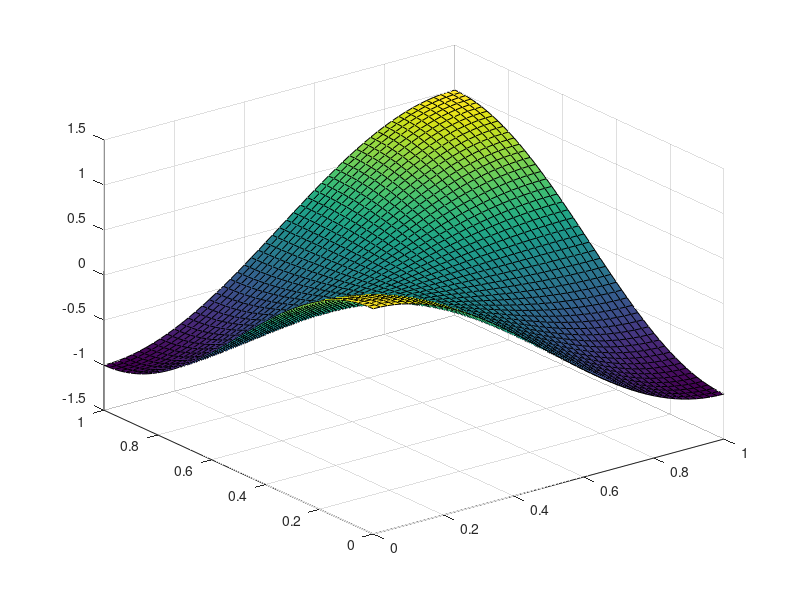
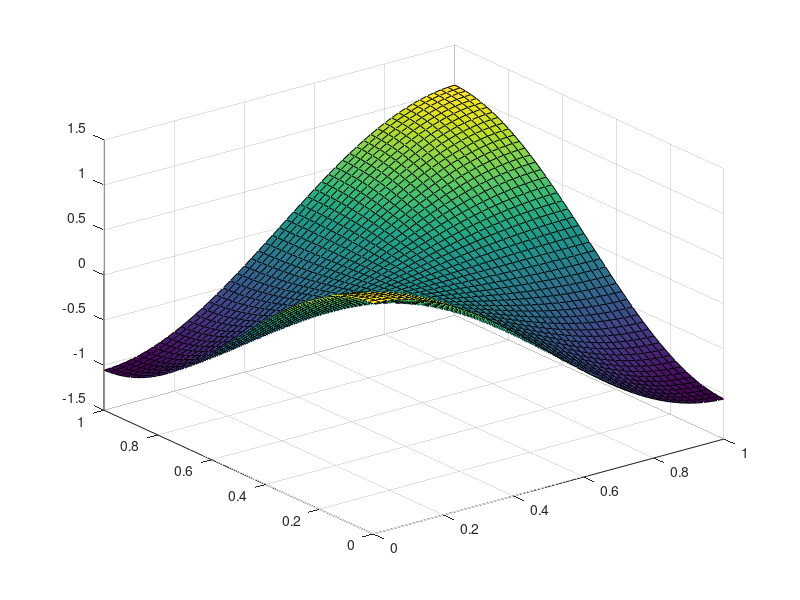
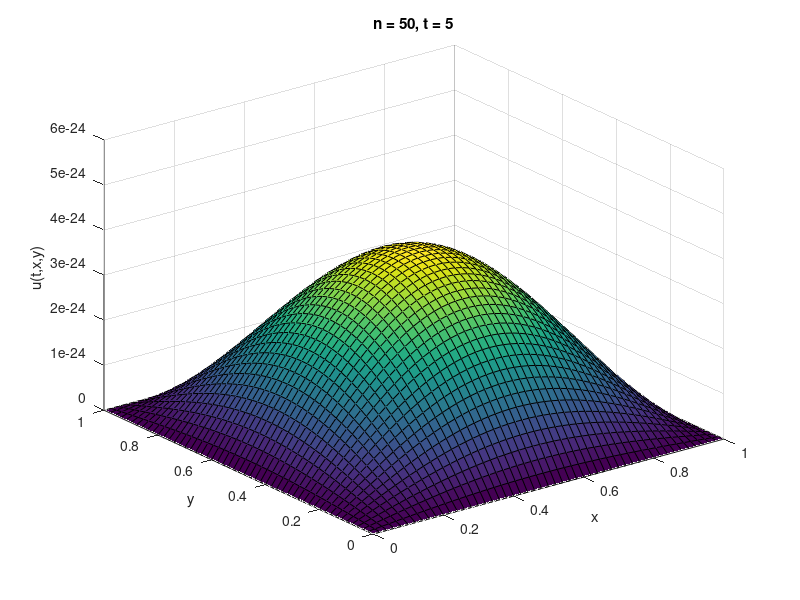

Recreate these plots in MATLAB, in order.
%% PDE CDT Matlab assignment 4
% Name: Aili Shao 

%% Solve  the 2D Helmholtz problem on  [0,1]*[0,1]
% Generate the mesh
N=50; % Number of grid points in each direction
dx=1/N; dy=dx; % grid size
x1d=0:dx:1;  % grid points in x direction
y1d=0:dy:1;  % grid points in y direction
[xx,yy]=meshgrid(x1d,y1d); 
x=xx(:);y=yy(:);


% The exact solution is 
uexact=@(x,y) cos(pi*x).*cos(pi*y); %(note I change the laplace to be -laplace)
% Build the laplacian operator with homogeneous neumann bc

% Build the 1D operator first
      Ix = speye(N+1,N+1);
      e = ones(N+1,1);
      D1xx = spdiags([e  -2*e  e], [-1 0 1], N+1, N+1);
      D1xx(1,2) = 2; % homogeneous neumann bc
      D1xx(N+1,N) = 2;
      D1xx = D1xx/dx^2;
      
      Iy = speye(N+1,N+1);
      e = ones(N+1,1);
      D1yy = spdiags([e  -2*e  e], [-1 0 1], N+1, N+1);
      D1yy(1,2) = 2; % homogeneous neumann bc using central difference
      D1yy(N+1,N) = 2;
      D1yy = D1yy/dy^2;
      
% Generate the 2D laplacian using Kron with Iy, Ix
      Dxx = kron(Iy, D1xx);
      Dyy = kron(D1yy, Ix);
      L = Dxx + Dyy;
      
% Build the rhs
f=@(x,y)(1+2*pi^2)*cos(pi.*x).*cos(pi.*y)
rhs=f(x,y);
M= -L+eye(size(L)); %% I guess you probably forget a minus sign here? 
u=M\rhs;
err=norm(uexact(x,y)-u,inf)
u=reshape(u,size(xx));
figure(1);clf;
surf(xx,yy,u)
 
% We can use forward and backward difference quotients to approximate the
% neumann boundary condition to achieve a symmetric operator matrix



%% Use forward and backward difference quotients to approximate the bc
% Generate the mesh
N=50;
dx=1/N; dy=dx;
x1d=0:dx:1;
y1d=0:dy:1;

[xx,yy]=meshgrid(x1d,y1d);
x=xx(:);y=yy(:);


% The exact solution is 
uexact=@(x,y) cos(pi*x).*cos(pi*y);

% Build the laplacian operator with homoegeneous neumann bc

% Build the 1D operator first
      Ix = speye(N+1,N+1);
      e = ones(N+1,1);
      D1xx = spdiags([e  -2*e  e], [-1 0 1], N+1, N+1);
      D1xx(1,1) = -1;  %homogeneous neumann bc using forward/backward difference
      D1xx(N+1,N+1) = -1; %
      D1xx = D1xx/dx^2;
      
      Iy = speye(N+1,N+1);
      e = ones(N+1,1);
      D1yy = spdiags([e  -2*e  e], [-1 0 1], N+1, N+1);
      D1yy(1,1) = -1;
      D1yy(N+1,N+1) = -1;
      D1yy = D1yy/dy^2;
      
%Generate the 2D laplacian using Kron with Iy, Ix
      Dxx = kron(Iy, D1xx);
      Dyy = kron(D1yy, Ix);
      L = Dxx + Dyy;
      
%Build the rhs
f=@(x,y)(1+2*pi^2)*cos(pi.*x).*cos(pi.*y)
rhs=f(x,y);
M=-L+eye(size(L));
u=M\rhs;
inf_err=norm(u-uexact(x,y),inf)
u=reshape(u,size(xx));
figure(2);clf;
surf(xx,yy,u)
% The order of convergence drops from 2nd order to 1st order.

%% Solve the 2D heat equation 

% Generate the mesh
N=50; % Number of grid points in each direction
dx=1/N; dy=dx;
x1d=0:dx:1;
y1d=0:dy:1;
[xx,yy]=meshgrid(x1d,y1d);
x=xx(:);y=yy(:);
%Initial condition 
initial = @(x,y)exp((x-1/2).^2+(y-1/2).^2);
u0=initial(xx,yy);
figure(3);clf;
surf(xx,yy,u0);
pause;

% Note: your initial guess does not satisfy the dirichlet bc 
% In this case, I build an operator matrix with dimension N-1 instead 
% of N+1 so that I can enforce zero-dirichlet bc later



% Build the laplacian operator with homogeneous dirichlet bc  
% Build the 1D operator first
      Ix = speye(N-1,N-1);
      e = ones(N-1,1);
      D1xx = spdiags([e  -2*e  e], [-1 0 1], N-1, N-1);
      D1xx = D1xx/dx^2;
      
      Iy = speye(N-1,N-1);
      e = ones(N-1,1);
      D1yy = spdiags([e  -2*e  e], [-1 0 1], N-1, N-1);
      D1yy = D1yy/dy^2;
      
% Generate the 2D laplacian using Kron with Iy, Ix
      Dxx = kron(Iy, D1xx);
      Dyy = kron(D1yy, Ix);
      L = Dxx + Dyy;
Tf = 5; k=0.1;
numsteps = Tf/k;
u0(1,:)=[];u0(end,:)=[];
u0(:,1)=[];u0(:,end)=[];
u=u0(:);
% Time-stepping:
for n = 1:numsteps
    % unew=u+k*L*unew
   unew =(eye(size(L))-k*L)\u; % Implicit Euler 
   u = unew;
   t = n * k;
   uplot=zeros(N+1,N+1);
   uplot(2:end-1, 2:end-1)=reshape(u,N-1,N-1);
   surf(xx,yy,uplot)
   xlabel('x'); ylabel('y');zlabel('u(t,x,y)');
   title(['n = ' num2str(n) ', t = ' num2str(t)])
   drawnow
   %pause
end

